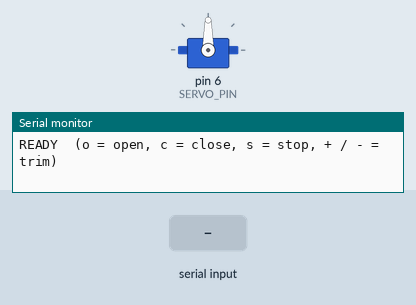
Simulated run of this sketch. Board: Arduino Uno, built with avr-gcc and run on an emulated ATmega328P. Shown: servo, the last lines printed to the serial monitor. Inputs (shaded band) come from the test bench.

Above: at 1.2 s.
1.3 s: "o" received over Serial
At 1.5 s:
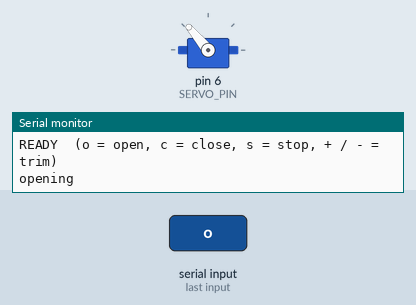
3.2 s: "c" received over Serial
At 3.4 s:
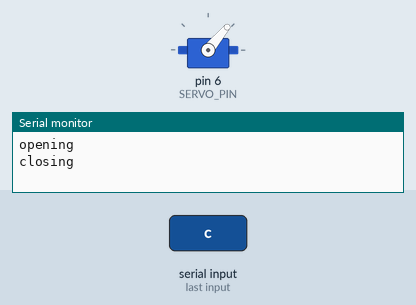
5.1 s: "+" received over Serial
At 5.7 s:
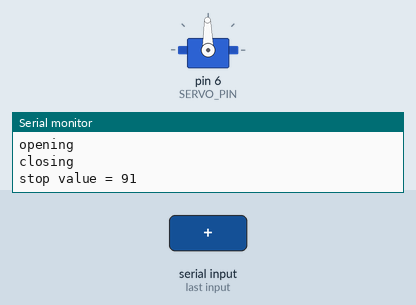
Timing chart, 0 to 8.1 s (numbered marks = the images above; inputs shaded):
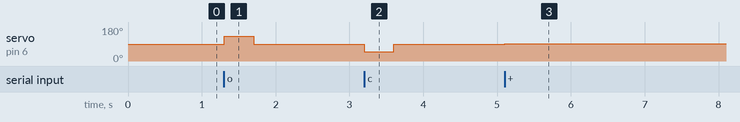

Measured:
- after the input at 1.3 s, servo on pin 6 (SERVO_PIN): 90° → 130° at once, → 90° 0.40 s later
- after the input at 3.2 s, servo on pin 6 (SERVO_PIN): 90° → 50° at once, → 90° 0.40 s later
- after the input at 5.1 s, servo on pin 6 (SERVO_PIN): 90° → 91° at once

The sketch:

06_servo_trapdoor.ino
```cpp
/*
  06_servo_trapdoor  (maze node, test 6)
  Purpose : move the FS90R continuous servo for a set time to open and
            close the trapdoor, and find the "stop" value of your servo.
  Wiring  : servo brown wire  -> - (GND)
            servo red wire    -> + (power)   (use the battery, see below)
            servo yellow wire -> D6 (signal)
  Power   : the servo needs more current than the FTDI can give. If the
            board resets when the servo moves, wait for the battery. Do
            not worry, the reset will not damage anything.
  Use     : type a letter in the Serial Monitor (9600) and press Enter:
              o = open the trapdoor    c = close it    s = stop
              + = raise the stop value    - = lower it
            1) A continuous servo should NOT move at its stop value.
               If it creeps, press + or - until it is still, then copy
               that number into STOP_VALUE below.
            2) Change OPEN_MS until the door opens the right amount.
*/
#include <Servo.h>

const int SERVO_PIN = 6;
int STOP_VALUE      = 90;         // 90 is usually "stop"; trim with + and -
const int SPEED     = 40;         // how far from stop to turn (bigger = faster)
const int OPEN_MS   = 400;        // how long the door moves, in milliseconds

Servo trap;

void stopServo()  { trap.write(STOP_VALUE); }

void openDoor() {
  trap.write(STOP_VALUE + SPEED); // turn one way
  delay(OPEN_MS);
  stopServo();
}

void closeDoor() {
  trap.write(STOP_VALUE - SPEED); // turn the other way for the same time
  delay(OPEN_MS);
  stopServo();
}

void setup() {
  Serial.begin(9600);
  trap.attach(SERVO_PIN);
  stopServo();
  Serial.println("READY  (o = open, c = close, s = stop, + / - = trim)");
}

void loop() {
  if (Serial.available()) {
    char key = Serial.read();
    if (key == 'o') { Serial.println("opening");  openDoor(); }
    if (key == 'c') { Serial.println("closing");  closeDoor(); }
    if (key == 's') { Serial.println("stop");     stopServo(); }
    if (key == '+') { STOP_VALUE++; stopServo(); Serial.print("stop value = "); Serial.println(STOP_VALUE); }
    if (key == '-') { STOP_VALUE--; stopServo(); Serial.print("stop value = "); Serial.println(STOP_VALUE); }
  }
}
```
